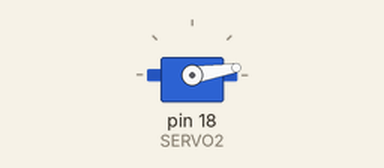
Simulated run of this program. Board: Raspberry Pi (header pin numbers). Parts: servo. Servo angles are drawn from the pulse width (0.5 ms = 0°, 2.5 ms = 180°). At 0.1 s the program stops and its outputs stay as they are.

Above: at 0.1 s.
Timing chart, 0 to 1.6 s (numbered marks = the images above):
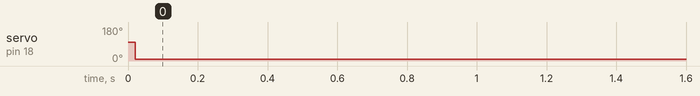

The program:

servotest.py
```python
SERVO2 = 18
import time
import RPi.GPIO as GPIO
GPIO.setwarnings(False)
GPIO.setmode(GPIO.BOARD)
GPIO.setup(SERVO2, GPIO.OUT)

def setServoAngle(servo, angle):
    pwm = GPIO.PWM(servo, 50)
    pwm.start(8)
    dutyCycle = angle / 18. +3.
    pwm.ChangeDutyCycle(dutyCycle)
    time.sleep(0.1)
    pwm.stop()

setServoAngle(SERVO2,0)
```

Measured:
- by itself, servo on pin 18 (SERVO2): 99° → 9° at 0.02 s
